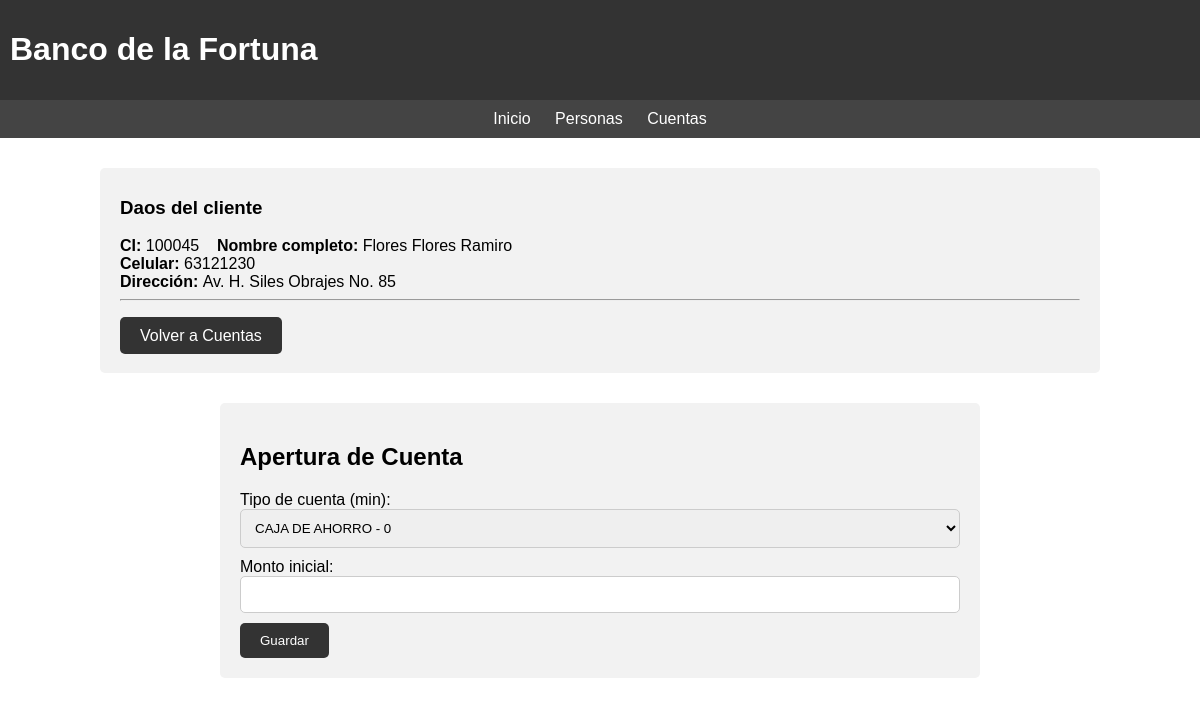
Screenshot of /bank/cuentas-form.php?ci=100045 with the database file from the repository.
### tables this page shows
CREATE TABLE persona (
    ci varchar(16) NOT NULL,
    nombres varchar(255) NOT NULL,
    paterno varchar(255),
    materno varchar(255),
    direccion varchar(255),
    celular int,
	departamento varchar(50),
    PRIMARY KEY (ci)
);

### bank/cuentas-form.php (the view, shortened to what this page needs)
<!DOCTYPE html>
<html lang="es">
<?php include "head.php"; ?>
    <body>
        <?php
            include "menu.php";
            include "conexion.inc.php";
            $ci=$_GET["ci"];
            $resultado = mysqli_query($con, "select * from persona where ci='$ci'");
            $row = mysqli_fetch_array($resultado);
            $ctas = mysqli_query($con, "select * from tipo_cuenta");
        ?>
        <div class="ficha">
            <h3>Daos del cliente</h3>
            <strong>CI: </strong><?php echo $row['ci']; ?>&nbsp;&nbsp;&nbsp;
            <strong>Nombre completo: </strong><?php echo $row['paterno'].' '.$row['materno'].' '.$row['nombres']; ?><br>
            <strong>Celular: </strong><?php echo $row['celular']; ?><br>
            <strong>Dirección: </strong><?php echo $row['direccion']; ?><br><hr><br>
            <a class="addButton" href="cuentas.php?ci=<?php echo $ci; ?>">Volver a Cuentas</a><br>&nbsp;
        </div>
        <form action="registro-cuenta.php" method="post">
        <h2>Apertura de Cuenta</h2>
        <label>Tipo de cuenta (min):</label>
        <select class="form-field" name="tipo_cuenta">
            <?php
            while($fila = mysqli_fetch_array($ctas)) {
                echo '<option value="'.$fila['id'].'">'.$fila['descripcion'].' - '.$fila['monto_minimo'].'</option>';
            }
            ?>
        </select>
        <label for="monto">Monto inicial:</label>
        <input class="form-field" type="number" id="monto" name="monto" step="any" required>
        <input class="guardar" type="submit" value="Guardar">
    </form>
    </body>
</html>

### bank/head.php (style rules this page uses)
body { font-family: Arial, sans-serif; margin: 0; padding: 0; }
form { width: 60%; margin: 30px auto; padding: 20px; background-color: #f2f2f2; border-radius: 5px; }
.form-field { width: 100%; padding: 10px; margin-bottom: 10px; border: 1px solid #ccc; border-radius: 5px; box-sizing: border-box; }
.guardar { background-color: #333; color: #fff; padding: 10px 20px; border: none; border-radius: 5px; cursor: pointer; }
.addButton { margin-bottom: 20px; padding: 10px 20px; background-color: #333; color: #fff; border: none; border-radius: 5px; cursor: pointer; text-decoration: none; }
.ficha { width: 80%; margin: 30px auto; padding: 10px 20px; background-color: #f2f2f2; border-radius: 5px; }

### rows the page displays
persona: ci "100045", paterno "Flores", materno "Flores", nombres "Ramiro", celular "63121230", direccion "Av. H. Siles Obrajes No. 85"

### other values shown
form field tipo_cuenta "CAJA DE AHORRO - 0"
